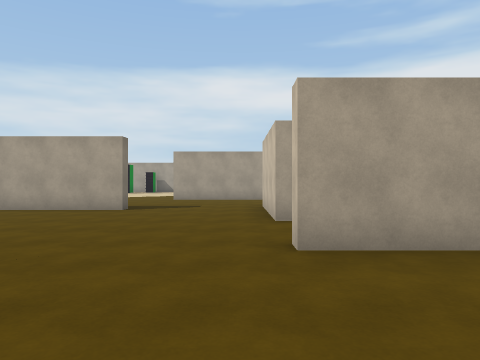
[1] (above)

20 first-person views from a walk through a scene from a Unity 3-D project. The camera is 1.4 m above the floor, looks level and sees 70° across. The floor is counted in squares, 2 m on a side. Each view is taken from the middle of a square. On the plan, view 1 faces up. The plan holds only what a view shows up to about 11 squares ahead; the rest is blank. The place goes on beyond the plan. The player character is not drawn. Some animated figures are left out.

[2]
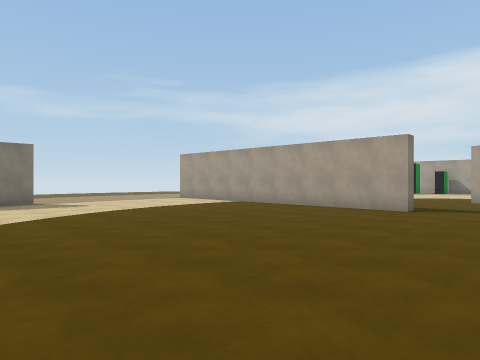

[3]
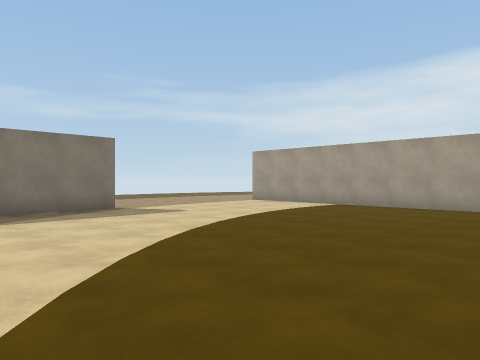

[4]
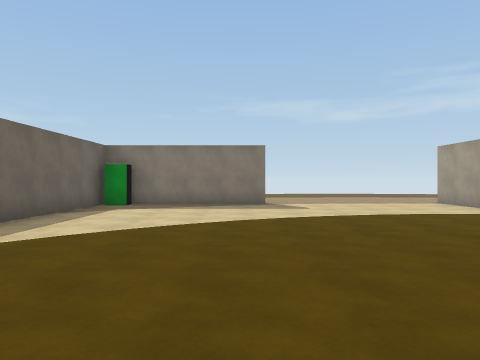

[5]
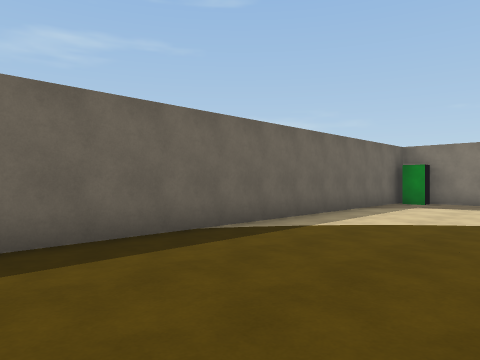

[6]
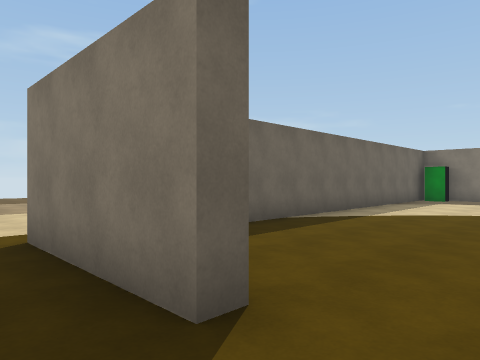

[7]
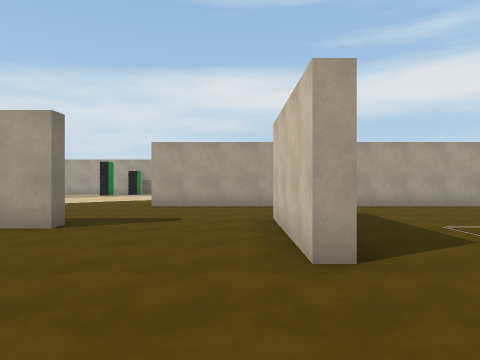

[8]
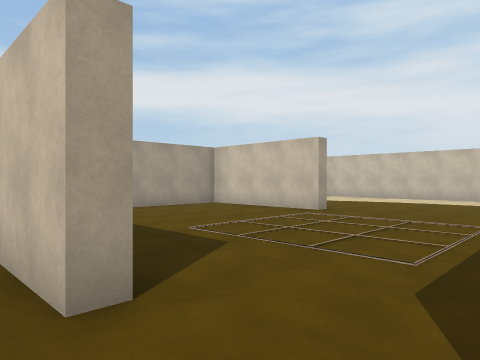

[9]
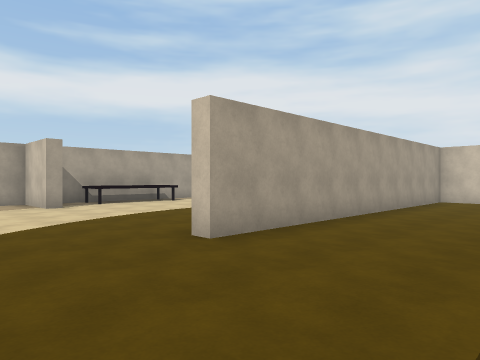

[10]
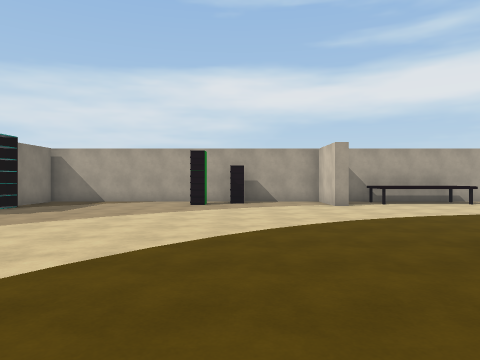

[11]
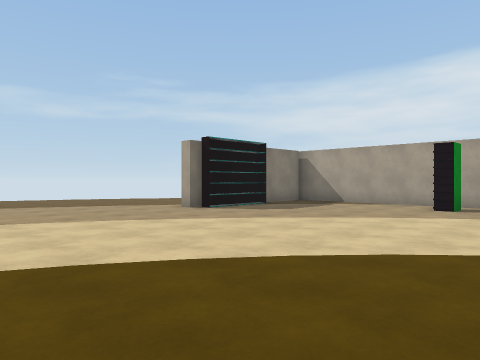

[12]
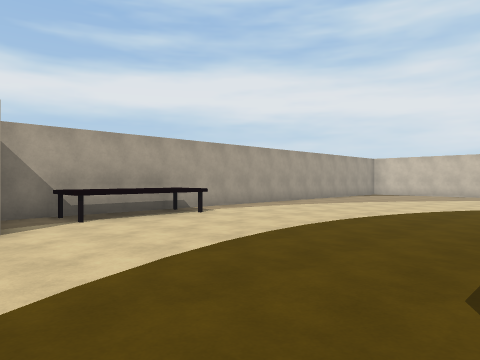

[13]
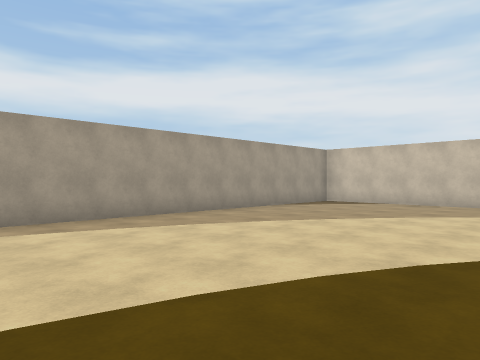

[14]
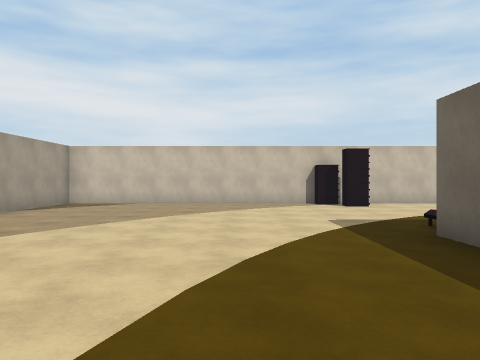

[15]
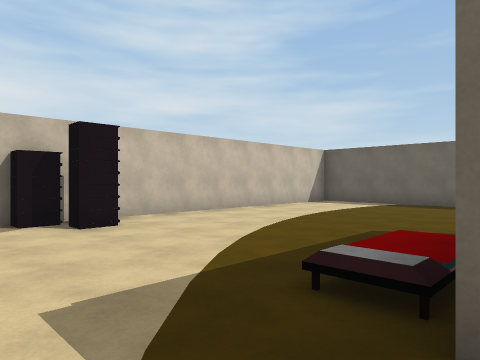

[16]
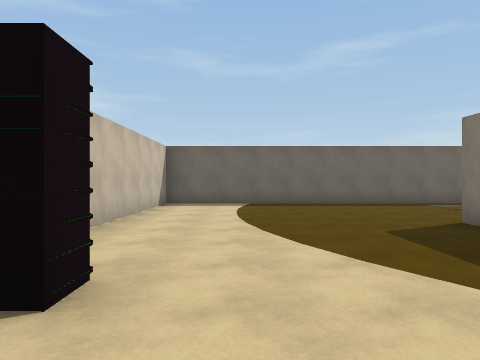

[17]
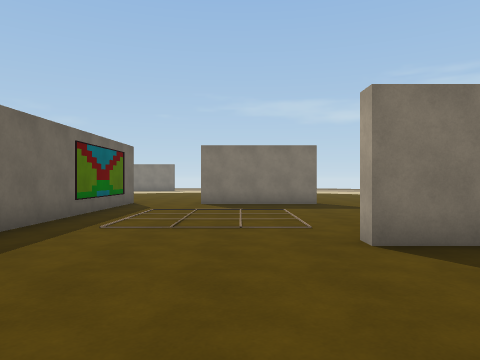

[18]
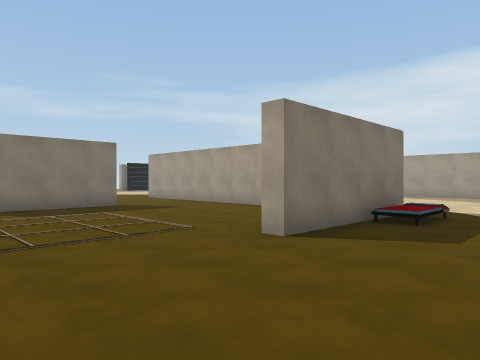

[19]
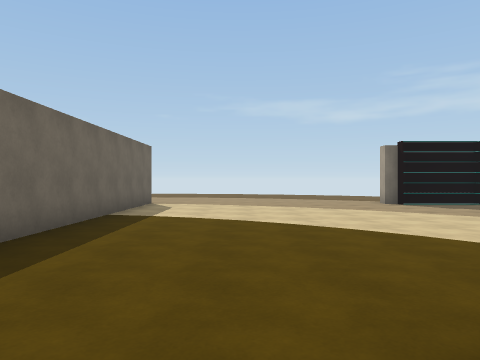

[20]
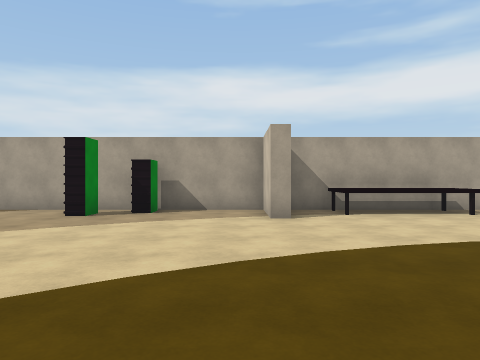

### Floor plan
Points are (right, up) in squares from view 1. A wall is a line through its corners. A room is listed if a view was taken in it or the views show most of it. See-through windows are left out.
Room 1 (views 1, 2, 3, 4, 5, 8)
walls: (-2.7, 8) (-11.4, 8); (0.5, 3.8) (1.5, 3.8); (-11, 2.8) (-11, -0.5); (1, 5.9) (0.6, 5.9); (-11, -1.9) (-0.6, -1.9)
ways out: opening at (0.7, 2) to room 2; opening at (-1, 6.3) to room 3; opening at (1, 5) to room 3
objects: other object (-11, -1)
Room 2 (views 6, 7)
walls: (2.4, 3.4) (0.5, 3.4); (0.5, 0.7) (1, 0.7) (1, -2.4)
ways out: opening at (0.7, 2) to room 1
Room 3 (views 9, 10, 11, 12, 13, 14, 15, 16, 17, 18, 19, 20)
walls: (1, 9.2) (1, 5.9); (6.5, 12.5) (7.4, 12.5) (7.4, 8.4); (-2.7, 8.4) (-2.7, 8); (7, 8.4) (7, 12.1) (-2.4, 12.1); (0.6, 5.9) (0.6, 9.1); (-2, 18.2) (-2.4, 18.2) (-2.4, 20.1) (-4.6, 20.1); (1.5, 3.8) (13.2, 3.8) (13.2, 11.2); (-5.6, 20.1) (-9.5, 20.1); (13.2, 13.8) (13.2, 20.1) (-1.9, 20.1); (-11, 15.3) (-11.5, 15.3); (-11.4, 8.3) (-4.8, 8.3); (-11, 20) (-11, 18.2)
ways out: opening at (-1, 6.3) to room 1; opening at (1, 5) to room 1
objects: bookshelf (-11, 17); other object (-6, 19); table (-1, 19) to (1, 19); other object (12, 12); other object (13, 12) to (13, 13)

Positions as (right, up) in squares from view 1, and headings:
1: (0, 0), facing up
2: (0, 0), facing up-left
3: (-3, -1), facing up-left
4: (-1, 2), facing left
5: (0, 2), facing down-left
6: (2, 2), facing down-left
7: (0, 3), facing up
8: (0, 4), facing up-right
9: (-5, 9), facing up-right
10: (-5, 9), facing up
11: (-4, 10), facing up-left
12: (-3, 13), facing up-right
13: (3, 14), facing up-right
14: (3, 15), facing right
15: (7, 14), facing down-right
16: (11, 14), facing down
17: (11, 7), facing left
18: (10, 5), facing up-left
19: (-1, 11), facing left
20: (-3, 12), facing up
